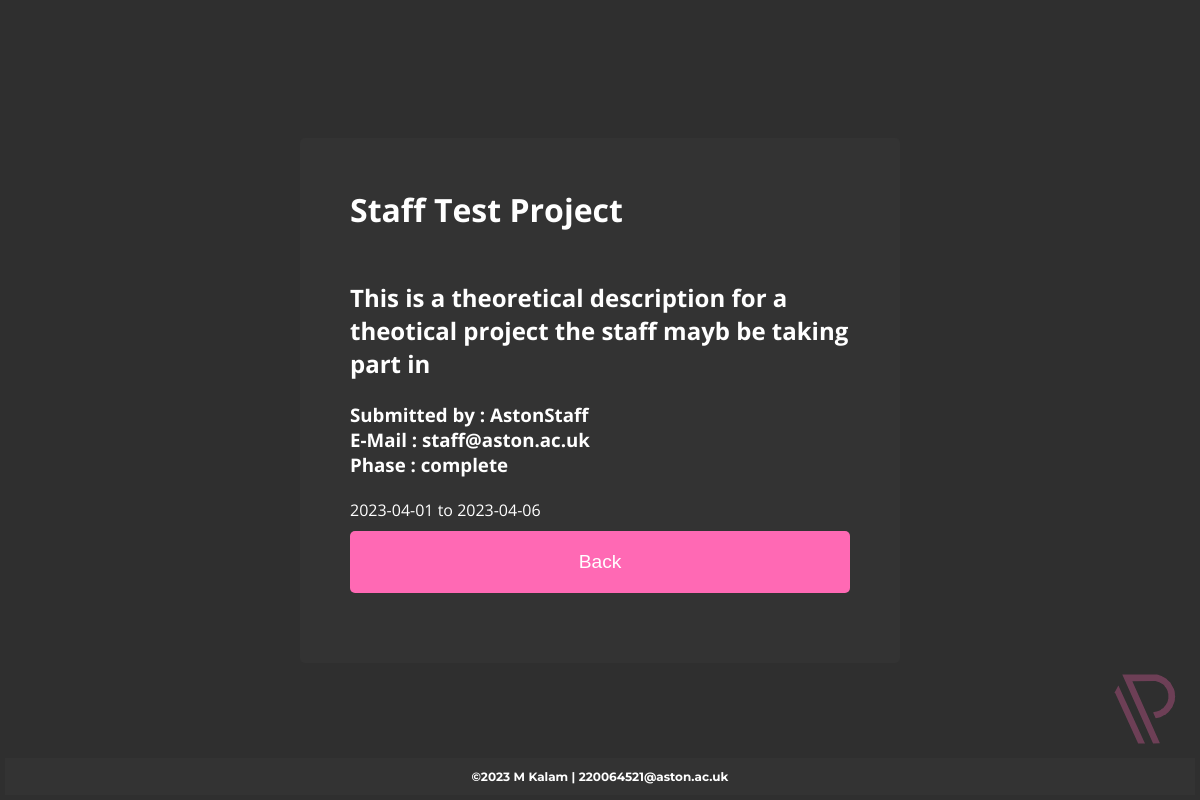
The page /project_details.php?pid=27 on the database its author committed.
### tables this page shows
CREATE TABLE `projects` (
  `pid` int UNSIGNED NOT NULL,
  `title` varchar(100) NOT NULL,
  `start_date` date DEFAULT NULL,
  `end_date` date DEFAULT NULL,
  `phase` enum('design','development','testing','deployment','complete') DEFAULT NULL,
  `description` varchar(500) DEFAULT NULL,
  `uid` int UNSIGNED NOT NULL
);

CREATE TABLE `users` (
  `uid` int UNSIGNED NOT NULL,
  `username` varchar(255) NOT NULL,
  `password` varchar(255) NOT NULL,
  `email` varchar(255) NOT NULL
);

### project_details.php (the view, shortened to what this page needs)
<?php
$conn = mysqli_connect($host, $username, $password, $dbname);
$pid = $_GET['pid'];
$sql = "SELECT * FROM projects WHERE pid=$pid";
$result = mysqli_query($conn, $sql);
$row = mysqli_fetch_assoc($result);
$sql2 = "SELECT * FROM users WHERE uid=$row[uid]";
$result2 = mysqli_query($conn, $sql2);
$userRow = mysqli_fetch_assoc($result2);
?>
<!DOCTYPE html>
<html lang="en">
<head>
    <link rel="stylesheet" href="css/project-details.css?rnd=@Function.SessionID">
</head>
<body>
    <div class="container" style="text-align: left;">
        <div class="prompt-container">
            <h1 style="text-align: center;">
                <?php echo $row["title"]; ?>
            </h1>
            <h2>
                <?php echo $row["description"]; ?>
                <br>
                <h3><strong>Submitted by :</strong>
                    <?php echo $userRow["username"]; ?>
            </h2>
            <h3><strong>E-Mail :</strong>
                <?php echo $userRow["email"]; ?>
            </h3>
            <h3><strong>Phase :</strong>
                <?php echo $row["phase"]; ?>
            </h3>
            <br>
            <p>
                <?php echo $row["start_date"] . " to " . $row["end_date"]; ?>
            </p>
            <button class="button" onclick="window.location.href='view_projects.php'">Back</button>
        </div>
    </div>
    <footer>
        <div class="logo-container">
            <a href="index.php">
                <img src="img/ap.svg" alt="logo">
            </a>
        </div>
        <div class="footer-text">
            <span>©2023 M Kalam | 220064521@aston.ac.uk</span>
        </div>
    </footer>
</body>
</html>

### css/project-details.css (style rules this page uses)
* { box-sizing: border-box; margin: 0; padding: 0; }
html, body { height: 100%; }
body { background-color: #2f2f2f; color: #fff; font-family: "Open Sans", Helvetica, sans-serif; }
.container { display: flex; justify-content: center; align-items: center; height: 100%; }
.prompt-container { background-color: #333; border-radius: 5px; padding: 50px; width: 50%; text-align: left; cursor: pointer; }
.prompt-container h1 { margin-bottom: 50px; position: relative; display: inline-block; }
.prompt-container p { margin-bottom: 10px; }
footer { position: fixed; left: 0; bottom: 0; width: 100%; color: #fff; text-align: right; font-size: 12px; padding: 5px; font-family: 'Open Sans', sans-serif; }
.logo-container { display: inline-block; height: 10vh; margin-right: 5px; }
.logo-container img { height: 100%; width: auto; opacity: 30%; padding-right: 10px; padding-bottom: 10px; transition: opacity 0.2s ease; }
.footer-text { background-color: #333; text-align: center; height: 100%; padding: 10px; }
footer span { font-family: 'Montserrat', sans-serif; font-weight: bold; }
.button { display: inline-block; padding: 20px; border-radius: 5px; width: 100%; margin-bottom: 20px; text-decoration: none; font-size: 1.2rem; color: #fff; background-color: #ff69b4; border: none; transition: background-color 0.2s ease; }

### rows shown on the page
projects: title "Staff Test Project", description "This is a theoretical description for a theotical project the staff mayb be taking part in", phase "complete", start_date "2023-04-01", end_date "2023-04-06"
users: username "AstonStaff", email "staff@aston.ac.uk"
